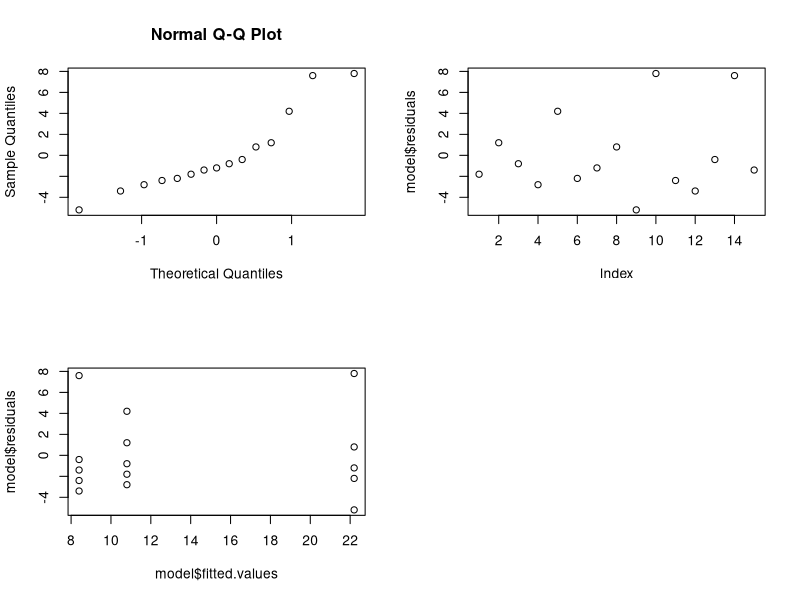

Recreate this plot in R.
## ---- chunk 1
knitr::opts_chunk$set(echo = TRUE)
## ---- chunk 2
options(contrasts = c('contr.sum', 'contr.poly'))

time1 = c(9, 12, 10, 8, 15)
time2 = c(20, 21, 23, 17, 30)
time3 = c(6, 5, 8, 16, 7)
y = c(time1, time2, time3)
type = as.factor(c(rep(1, 5), rep(2, 5), rep(3, 5)))

model = lm(y ~ type)
summary(model)
## ---- chunk 3
anova(model)
## ---- chunk 4
par(mfrow=c(2,2))
qqnorm(model$residuals)
plot(model$residuals)
plot(model$fitted.values, model$residuals)
## ---- chunk 5
effectiveness = c(c(13, 22, 18, 39), c(16, 24, 17, 44), c(5, 4, 1, 22))
type = as.factor(c(rep(1, 4), rep(2, 4), rep(3, 4)))
block = as.factor(c(seq(from = 1, to = 4), seq(from = 1, to = 4), seq(from = 1, to = 4)))

effect = lm(effectiveness ~ type + block)
## ---- chunk 6
anova(effect)
## ---- chunk 7
anova(effect)
## ---- chunk 8
summary(effect)
## ---- chunk 9
pt(-3.232392, 6)
## ---- chunk 10
summary(effect)
## ---- chunk 11
2 * (1 - pt(5.417381, 6))
